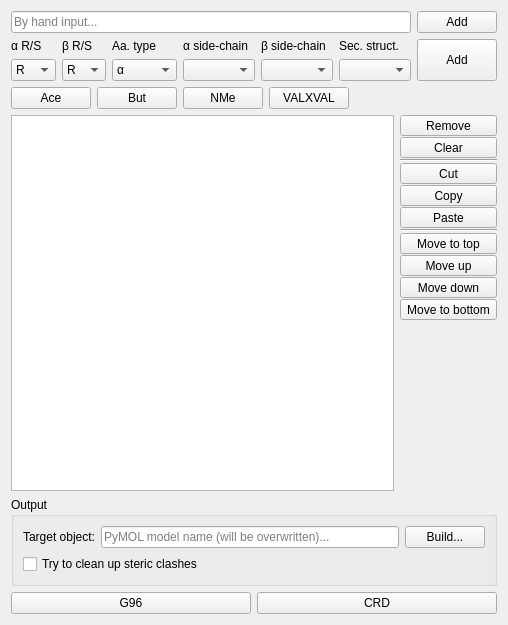
<?xml version="1.0" encoding="UTF-8"?>
<ui version="4.0">
 <class>Form</class>
 <widget class="QWidget" name="Form">
  <property name="geometry">
   <rect>
    <x>0</x>
    <y>0</y>
    <width>508</width>
    <height>625</height>
   </rect>
  </property>
  <property name="windowTitle">
   <string>Beta-peptide builder</string>
  </property>
  <layout class="QVBoxLayout" name="verticalLayout">
   <item>
    <layout class="QGridLayout" name="gridLayout">
     <item row="0" column="1">
      <widget class="QPushButton" name="addFromCommandLinePushButton">
       <property name="toolTip">
        <string>Append the peptides designated in the command-line to the list</string>
       </property>
       <property name="text">
        <string>Add</string>
       </property>
       <property name="icon">
        <iconset theme="list-add">
         <normalon>:/icons/list-add.svg</normalon>
        </iconset>
       </property>
      </widget>
     </item>
     <item row="0" column="0">
      <widget class="QLineEdit" name="commandLineLineEdit">
       <property name="toolTip">
        <string>&lt;html&gt;&lt;head/&gt;&lt;body&gt;&lt;p&gt;Add beta-amino acids from this command line, following these rules:&lt;/p&gt;
&lt;dl&gt;
&lt;dt&gt;&amp;beta;&lt;sup&gt;2&lt;/sup&gt;-amino acids:&lt;/dt&gt;
&lt;dd&gt;([RS])B2h&amp;lt;sc&amp;gt;; e.g. (R)B2hV&lt;/dd&gt;

&lt;dt&gt;&amp;beta;&lt;sup&gt;3&lt;/sup&gt;-amino acids:&lt;/dt&gt;
&lt;dd&gt;([RS])B3h&amp;lt;sc&amp;gt;; e.g. (S)B3hA&lt;/dd&gt;

&lt;dt&gt;&amp;beta;&lt;sup&gt;2,3&lt;/sup&gt;-amino acids:&lt;/dt&gt;
&lt;dd&gt;(2[RS]3[RS])B23h(2&amp;lt;sc&amp;gt;3&amp;lt;sc&amp;gt;); e.g. (2S3R)B23hQR&lt;/dd&gt;

&lt;dt&gt;Bare &amp;beta;-backbone (homo-glycine):&lt;/dt&gt;
&lt;dd&gt;BA&lt;/dd&gt;

&lt;dt&gt;&amp;alpha;-amino acids:&lt;/dt&gt;
&lt;dd&gt;([RS])A&amp;lt;sc&amp;gt;; e.g. (S)AC &lt;/dd&gt;

&lt;dt&gt;Others:&lt;/dt&gt;
&lt;dd&gt;&lt;dl&gt;
&lt;dt&gt;ACE:&lt;/dt&gt;&lt;dd&gt;N-terminal acetyl group (must be the first residue)&lt;/dd&gt;
&lt;dt&gt;NME:&lt;/dt&gt;&lt;dd&gt;C-terminal N-methylamide group (must be the last residue)&lt;/dd&gt;
&lt;/dl&gt;&lt;/dd&gt;


&lt;/dl&gt;&lt;p&gt;
A comma-separated list of more than one entries is also accepted.
&lt;br/&gt;&lt;/p&gt;&lt;/body&gt;&lt;/html&gt;</string>
       </property>
       <property name="placeholderText">
        <string>By hand input...</string>
       </property>
       <property name="clearButtonEnabled">
        <bool>true</bool>
       </property>
      </widget>
     </item>
     <item row="1" column="1">
      <widget class="QPushButton" name="addFromComboBoxesPushButton">
       <property name="sizePolicy">
        <sizepolicy hsizetype="Minimum" vsizetype="Minimum">
         <horstretch>0</horstretch>
         <verstretch>0</verstretch>
        </sizepolicy>
       </property>
       <property name="text">
        <string>Add</string>
       </property>
       <property name="icon">
        <iconset theme="list-add">
         <normalon>:/icons/list-add.svg</normalon>
        </iconset>
       </property>
      </widget>
     </item>
     <item row="1" column="0">
      <layout class="QGridLayout" name="gridLayout_2">
       <item row="1" column="2">
        <widget class="QComboBox" name="aminoAcidKindComboBox">
         <property name="sizePolicy">
          <sizepolicy hsizetype="Minimum" vsizetype="Fixed">
           <horstretch>0</horstretch>
           <verstretch>0</verstretch>
          </sizepolicy>
         </property>
         <property name="toolTip">
          <string>Amino acid type</string>
         </property>
         <property name="sizeAdjustPolicy">
          <enum>QComboBox::AdjustToContents</enum>
         </property>
         <item>
          <property name="text">
           <string>α</string>
          </property>
         </item>
         <item>
          <property name="text">
           <string>βA</string>
          </property>
         </item>
         <item>
          <property name="text">
           <string>β²</string>
          </property>
         </item>
         <item>
          <property name="text">
           <string>β³</string>
          </property>
         </item>
         <item>
          <property name="text">
           <string>β²³</string>
          </property>
         </item>
         <item>
          <property name="text">
           <string>ACPC</string>
          </property>
         </item>
         <item>
          <property name="text">
           <string>ACHC</string>
          </property>
         </item>
        </widget>
       </item>
       <item row="1" column="3">
        <widget class="QComboBox" name="sidechain2ComboBox">
         <property name="sizePolicy">
          <sizepolicy hsizetype="Minimum" vsizetype="Fixed">
           <horstretch>0</horstretch>
           <verstretch>0</verstretch>
          </sizepolicy>
         </property>
         <property name="toolTip">
          <string>Sidechain on the α-carbon</string>
         </property>
         <property name="sizeAdjustPolicy">
          <enum>QComboBox::AdjustToContents</enum>
         </property>
        </widget>
       </item>
       <item row="0" column="1">
        <widget class="QLabel" name="label_3">
         <property name="text">
          <string>β R/S</string>
         </property>
        </widget>
       </item>
       <item row="0" column="3">
        <widget class="QLabel" name="label_5">
         <property name="text">
          <string>α side-chain</string>
         </property>
        </widget>
       </item>
       <item row="0" column="4">
        <widget class="QLabel" name="label_6">
         <property name="text">
          <string>β side-chain</string>
         </property>
        </widget>
       </item>
       <item row="1" column="4">
        <widget class="QComboBox" name="sidechain3ComboBox">
         <property name="sizePolicy">
          <sizepolicy hsizetype="Minimum" vsizetype="Fixed">
           <horstretch>0</horstretch>
           <verstretch>0</verstretch>
          </sizepolicy>
         </property>
         <property name="toolTip">
          <string>Sidechain on the β-carbon</string>
         </property>
         <property name="sizeAdjustPolicy">
          <enum>QComboBox::AdjustToContents</enum>
         </property>
        </widget>
       </item>
       <item row="0" column="2">
        <widget class="QLabel" name="label_4">
         <property name="text">
          <string>Aa. type</string>
         </property>
        </widget>
       </item>
       <item row="1" column="1">
        <widget class="QComboBox" name="stereo3ComboBox">
         <property name="sizePolicy">
          <sizepolicy hsizetype="Minimum" vsizetype="Fixed">
           <horstretch>0</horstretch>
           <verstretch>0</verstretch>
          </sizepolicy>
         </property>
         <property name="toolTip">
          <string>Absolute conformation of the sidechain on the β-carbon</string>
         </property>
         <property name="sizeAdjustPolicy">
          <enum>QComboBox::AdjustToContents</enum>
         </property>
         <item>
          <property name="text">
           <string>R</string>
          </property>
         </item>
         <item>
          <property name="text">
           <string>S</string>
          </property>
         </item>
        </widget>
       </item>
       <item row="0" column="0">
        <widget class="QLabel" name="label_2">
         <property name="text">
          <string>α R/S</string>
         </property>
        </widget>
       </item>
       <item row="1" column="0">
        <widget class="QComboBox" name="stereo2ComboBox">
         <property name="sizePolicy">
          <sizepolicy hsizetype="Minimum" vsizetype="Fixed">
           <horstretch>0</horstretch>
           <verstretch>0</verstretch>
          </sizepolicy>
         </property>
         <property name="toolTip">
          <string>Absolute conformation of the sidechain on the α-carbon</string>
         </property>
         <property name="sizeAdjustPolicy">
          <enum>QComboBox::AdjustToContents</enum>
         </property>
         <item>
          <property name="text">
           <string>R</string>
          </property>
         </item>
         <item>
          <property name="text">
           <string>S</string>
          </property>
         </item>
        </widget>
       </item>
       <item row="1" column="5">
        <widget class="QComboBox" name="secondaryStructureComboBox">
         <property name="sizePolicy">
          <sizepolicy hsizetype="Minimum" vsizetype="Fixed">
           <horstretch>0</horstretch>
           <verstretch>0</verstretch>
          </sizepolicy>
         </property>
         <property name="sizeAdjustPolicy">
          <enum>QComboBox::AdjustToContents</enum>
         </property>
        </widget>
       </item>
       <item row="0" column="5">
        <widget class="QLabel" name="label_7">
         <property name="text">
          <string>Sec. struct.</string>
         </property>
        </widget>
       </item>
      </layout>
     </item>
    </layout>
   </item>
   <item>
    <layout class="QHBoxLayout" name="horizontalLayout_2">
     <item>
      <widget class="QPushButton" name="AcePushButton">
       <property name="toolTip">
        <string>Add an N-terminal acetyl group</string>
       </property>
       <property name="text">
        <string>Ace</string>
       </property>
      </widget>
     </item>
     <item>
      <widget class="QPushButton" name="ButPushButton">
       <property name="toolTip">
        <string>Add an N-terminal butyl group</string>
       </property>
       <property name="text">
        <string>But</string>
       </property>
      </widget>
     </item>
     <item>
      <widget class="QPushButton" name="NMePushButton">
       <property name="toolTip">
        <string>Add a C-terminal N-methylamide group</string>
       </property>
       <property name="text">
        <string>NMe</string>
       </property>
      </widget>
     </item>
     <item>
      <widget class="QPushButton" name="VALXVALPushButton">
       <property name="toolTip">
        <string>Add a VALXVAL heptapeptide (mainly for testing purposes)</string>
       </property>
       <property name="text">
        <string>VALXVAL</string>
       </property>
      </widget>
     </item>
     <item>
      <spacer name="horizontalSpacer">
       <property name="orientation">
        <enum>Qt::Horizontal</enum>
       </property>
       <property name="sizeHint" stdset="0">
        <size>
         <width>40</width>
         <height>20</height>
        </size>
       </property>
      </spacer>
     </item>
    </layout>
   </item>
   <item>
    <layout class="QHBoxLayout" name="horizontalLayout_5">
     <item>
      <widget class="QTreeView" name="sequenceTreeView">
       <property name="alternatingRowColors">
        <bool>true</bool>
       </property>
       <property name="selectionMode">
        <enum>QAbstractItemView::ExtendedSelection</enum>
       </property>
       <property name="rootIsDecorated">
        <bool>false</bool>
       </property>
       <property name="uniformRowHeights">
        <bool>true</bool>
       </property>
      </widget>
     </item>
     <item>
      <layout class="QVBoxLayout" name="verticalLayout_2">
       <property name="spacing">
        <number>1</number>
       </property>
       <item>
        <widget class="QToolButton" name="removeToolButton">
         <property name="sizePolicy">
          <sizepolicy hsizetype="Minimum" vsizetype="Fixed">
           <horstretch>0</horstretch>
           <verstretch>0</verstretch>
          </sizepolicy>
         </property>
         <property name="toolTip">
          <string>Remove the selected residue(s)</string>
         </property>
         <property name="text">
          <string>Remove</string>
         </property>
         <property name="icon">
          <iconset theme="list-remove">
           <normalon>:/icons/list-remove.svg</normalon>
          </iconset>
         </property>
         <property name="iconSize">
          <size>
           <width>24</width>
           <height>24</height>
          </size>
         </property>
        </widget>
       </item>
       <item>
        <widget class="QToolButton" name="clearToolButton">
         <property name="sizePolicy">
          <sizepolicy hsizetype="Minimum" vsizetype="Fixed">
           <horstretch>0</horstretch>
           <verstretch>0</verstretch>
          </sizepolicy>
         </property>
         <property name="toolTip">
          <string>Remove all residues</string>
         </property>
         <property name="text">
          <string>Clear</string>
         </property>
         <property name="icon">
          <iconset theme="edit-clear-all">
           <normalon>:/icons/edit-clear-all.svg</normalon>
          </iconset>
         </property>
         <property name="iconSize">
          <size>
           <width>24</width>
           <height>24</height>
          </size>
         </property>
        </widget>
       </item>
       <item>
        <widget class="Line" name="line">
         <property name="orientation">
          <enum>Qt::Horizontal</enum>
         </property>
        </widget>
       </item>
       <item>
        <widget class="QToolButton" name="cutToolButton">
         <property name="sizePolicy">
          <sizepolicy hsizetype="Minimum" vsizetype="Fixed">
           <horstretch>0</horstretch>
           <verstretch>0</verstretch>
          </sizepolicy>
         </property>
         <property name="text">
          <string>Cut</string>
         </property>
         <property name="icon">
          <iconset theme="edit-cut">
           <normalon>:/icons/edit-cut.svg</normalon>
          </iconset>
         </property>
         <property name="iconSize">
          <size>
           <width>24</width>
           <height>24</height>
          </size>
         </property>
        </widget>
       </item>
       <item>
        <widget class="QToolButton" name="copyToolButton">
         <property name="sizePolicy">
          <sizepolicy hsizetype="Minimum" vsizetype="Fixed">
           <horstretch>0</horstretch>
           <verstretch>0</verstretch>
          </sizepolicy>
         </property>
         <property name="text">
          <string>Copy</string>
         </property>
         <property name="icon">
          <iconset theme="edit-copy">
           <normalon>:/icons/edit-copy.svg</normalon>
          </iconset>
         </property>
         <property name="iconSize">
          <size>
           <width>24</width>
           <height>24</height>
          </size>
         </property>
        </widget>
       </item>
       <item>
        <widget class="QToolButton" name="pasteToolButton">
         <property name="sizePolicy">
          <sizepolicy hsizetype="Minimum" vsizetype="Fixed">
           <horstretch>0</horstretch>
           <verstretch>0</verstretch>
          </sizepolicy>
         </property>
         <property name="text">
          <string>Paste</string>
         </property>
         <property name="icon">
          <iconset theme="edit-paste">
           <normalon>:/icons/edit-paste.svg</normalon>
          </iconset>
         </property>
         <property name="iconSize">
          <size>
           <width>24</width>
           <height>24</height>
          </size>
         </property>
        </widget>
       </item>
       <item>
        <widget class="Line" name="line_2">
         <property name="orientation">
          <enum>Qt::Horizontal</enum>
         </property>
        </widget>
       </item>
       <item>
        <widget class="QToolButton" name="moveToTopToolButton">
         <property name="sizePolicy">
          <sizepolicy hsizetype="Minimum" vsizetype="Fixed">
           <horstretch>0</horstretch>
           <verstretch>0</verstretch>
          </sizepolicy>
         </property>
         <property name="toolTip">
          <string>Move the selected residue to the top</string>
         </property>
         <property name="text">
          <string>Move to top</string>
         </property>
         <property name="icon">
          <iconset theme="go-top">
           <normalon>:/icons/go-top.svg</normalon>
          </iconset>
         </property>
         <property name="iconSize">
          <size>
           <width>24</width>
           <height>24</height>
          </size>
         </property>
        </widget>
       </item>
       <item>
        <widget class="QToolButton" name="moveUpToolButton">
         <property name="sizePolicy">
          <sizepolicy hsizetype="Minimum" vsizetype="Fixed">
           <horstretch>0</horstretch>
           <verstretch>0</verstretch>
          </sizepolicy>
         </property>
         <property name="toolTip">
          <string>Move the selected residue up</string>
         </property>
         <property name="text">
          <string>Move up</string>
         </property>
         <property name="icon">
          <iconset theme="go-up">
           <normalon>:/icons/go-up.svg</normalon>
          </iconset>
         </property>
         <property name="iconSize">
          <size>
           <width>24</width>
           <height>24</height>
          </size>
         </property>
        </widget>
       </item>
       <item>
        <widget class="QToolButton" name="moveDownToolButton">
         <property name="sizePolicy">
          <sizepolicy hsizetype="Minimum" vsizetype="Fixed">
           <horstretch>0</horstretch>
           <verstretch>0</verstretch>
          </sizepolicy>
         </property>
         <property name="toolTip">
          <string>Move the selected residue down</string>
         </property>
         <property name="text">
          <string>Move down</string>
         </property>
         <property name="icon">
          <iconset theme="go-down">
           <normalon>:/icons/go-down.svg</normalon>
          </iconset>
         </property>
         <property name="iconSize">
          <size>
           <width>24</width>
           <height>24</height>
          </size>
         </property>
        </widget>
       </item>
       <item>
        <widget class="QToolButton" name="moveToBottomToolButton">
         <property name="sizePolicy">
          <sizepolicy hsizetype="Minimum" vsizetype="Fixed">
           <horstretch>0</horstretch>
           <verstretch>0</verstretch>
          </sizepolicy>
         </property>
         <property name="toolTip">
          <string>Move the selected residue to the bottom</string>
         </property>
         <property name="text">
          <string>Move to bottom</string>
         </property>
         <property name="icon">
          <iconset theme="go-bottom">
           <normalon>:/icons/go-bottom.svg</normalon>
          </iconset>
         </property>
         <property name="iconSize">
          <size>
           <width>24</width>
           <height>24</height>
          </size>
         </property>
        </widget>
       </item>
       <item>
        <spacer name="verticalSpacer">
         <property name="orientation">
          <enum>Qt::Vertical</enum>
         </property>
         <property name="sizeHint" stdset="0">
          <size>
           <width>20</width>
           <height>40</height>
          </size>
         </property>
        </spacer>
       </item>
      </layout>
     </item>
    </layout>
   </item>
   <item>
    <widget class="QGroupBox" name="groupBox">
     <property name="title">
      <string>Output</string>
     </property>
     <layout class="QVBoxLayout" name="verticalLayout_3">
      <item>
       <layout class="QHBoxLayout" name="horizontalLayout_4">
        <item>
         <widget class="QLabel" name="label">
          <property name="text">
           <string>Target object:</string>
          </property>
         </widget>
        </item>
        <item>
         <widget class="QLineEdit" name="targetObjectNameLineEdit">
          <property name="toolTip">
           <string>The name PyMOL will use for the freshly built peptide</string>
          </property>
          <property name="placeholderText">
           <string>PyMOL model name (will be overwritten)...</string>
          </property>
         </widget>
        </item>
        <item>
         <widget class="QPushButton" name="generatePushButton">
          <property name="toolTip">
           <string>Build the peptide</string>
          </property>
          <property name="text">
           <string>Build...</string>
          </property>
          <property name="icon">
           <iconset theme="system-run">
            <normalon>:/icons/system-run.svg</normalon>
           </iconset>
          </property>
         </widget>
        </item>
       </layout>
      </item>
      <item>
       <widget class="QCheckBox" name="cleanupCheckBox">
        <property name="toolTip">
         <string>If selected, the built structure will be optimized using the &quot;clean&quot; command if freemol is installed, or &quot;sculpt&quot; if it is not present. Backbone atoms will be position restrained during the minimization.</string>
        </property>
        <property name="text">
         <string>Try to clean up steric clashes</string>
        </property>
       </widget>
      </item>
     </layout>
    </widget>
   </item>
   <item>
    <layout class="QHBoxLayout" name="horizontalLayout_3"/>
   </item>
   <item>
    <layout class="QHBoxLayout" name="horizontalLayout">
     <item>
      <widget class="QPushButton" name="saveg96PushButton">
       <property name="toolTip">
        <string>Save the peptide to a GROMOS96 coordinate file</string>
       </property>
       <property name="text">
        <string>G96</string>
       </property>
       <property name="icon">
        <iconset theme="document-save-as">
         <normalon>:/icons/document-save-as.svg</normalon>
        </iconset>
       </property>
      </widget>
     </item>
     <item>
      <widget class="QPushButton" name="saveCRDPushButton">
       <property name="toolTip">
        <string>Save the peptide to an expanded CHARMM coordinate card file</string>
       </property>
       <property name="text">
        <string>CRD</string>
       </property>
       <property name="icon">
        <iconset theme="document-save-as">
         <normalon>:/icons/document-save-as.svg</normalon>
        </iconset>
       </property>
      </widget>
     </item>
    </layout>
   </item>
  </layout>
 </widget>
 <tabstops>
  <tabstop>commandLineLineEdit</tabstop>
  <tabstop>addFromCommandLinePushButton</tabstop>
  <tabstop>stereo2ComboBox</tabstop>
  <tabstop>stereo3ComboBox</tabstop>
  <tabstop>aminoAcidKindComboBox</tabstop>
  <tabstop>sidechain2ComboBox</tabstop>
  <tabstop>sidechain3ComboBox</tabstop>
  <tabstop>addFromComboBoxesPushButton</tabstop>
  <tabstop>AcePushButton</tabstop>
  <tabstop>NMePushButton</tabstop>
  <tabstop>sequenceTreeView</tabstop>
  <tabstop>removeToolButton</tabstop>
  <tabstop>clearToolButton</tabstop>
  <tabstop>moveToTopToolButton</tabstop>
  <tabstop>moveUpToolButton</tabstop>
  <tabstop>moveDownToolButton</tabstop>
  <tabstop>moveToBottomToolButton</tabstop>
  <tabstop>targetObjectNameLineEdit</tabstop>
  <tabstop>generatePushButton</tabstop>
  <tabstop>saveg96PushButton</tabstop>
  <tabstop>saveCRDPushButton</tabstop>
 </tabstops>
 <resources>
  <include location="icons/icons.qrc"/>
 </resources>
 <connections/>
</ui>
